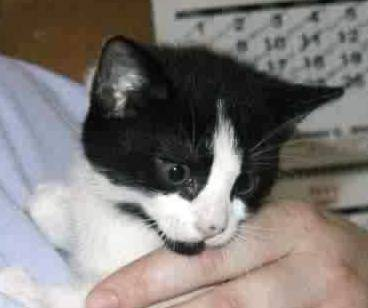
#> input picture dataset/cats/Cat1.jpg, 368 x 308 px, found by its file name; its folder holds only this picture in this run
$ jupyter execute --allow-errors SCT_ML_03.ipynb
#> lines starting #> are read from the running program, lines starting #| are printed output that depends on the picture
[cell 1]
import os
import numpy as np
from sklearn.svm import SVC
from sklearn.metrics import confusion_matrix, ConfusionMatrixDisplay
import matplotlib.pyplot as plt
from PIL import Image
import joblib

# Function to load and process images
def load_images_from_folder(folder, label, image_size=(64, 64)):
#> called with folder = 'C:/Users/Admin/Documents/dataset/cats', label = 0, image_size = (64, 64)
    data = []
    labels = []
    for filename in os.listdir(folder):
        img_path = os.path.join(folder, filename)
        try:
            img = Image.open(img_path).convert('L')  # grayscale
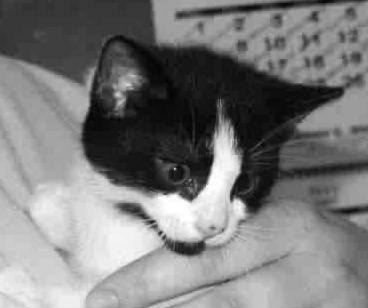
#> img: PIL image 368x308 L; min 0, max 255, mean 122.4
            img = img.resize(image_size)
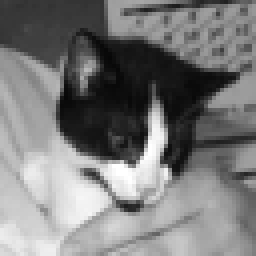
#> img: PIL image 64x64 L (shown 4 times larger); min 7, max 255, mean 122.4
            img_array = np.array(img).flatten()
#> img_array = 4096 values, max 255 at index 2341, min 7 at index 923, mean 122.4
            data.append(img_array)
            labels.append(label)
        except Exception as e:
            print(f"Skipped {filename}: {e}")
    return data, labels

# ✅ Update with correct absolute paths
cat_dir = "C:/Users/Admin/Documents/dataset/cats"
dog_dir = "C:/Users/Admin/Documents/dataset/dogs"

# Load images
cat_data, cat_labels = load_images_from_folder(cat_dir, label=0)
#> cat_data = 1 item; cat_labels = [0]
#> (the rest of this cell did not finish here and is left out)


# Combine data and labels
X = np.array(cat_data + dog_data)
y = np.array(cat_labels + dog_labels)

# 💡 Print summary before training
print("✅ Data Summary:")
print(f"Total Cat Images: {len(cat_data)}")
print(f"Total Dog Images: {len(dog_data)}")
print(f"Total Images: {len(X)}")
print("Shape of each image vector:", X[0].shape)
print("Labels (0 = Cat, 1 = Dog):", y)

# Train SVM model
model = SVC(kernel='linear', probability=True)
model.fit(X, y)

# Save model
joblib.dump(model, "svc_model.pkl")

# Load and predict
model = joblib.load("svc_model.pkl")
y_pred = model.predict(X)

# 💡 Print prediction results
print("\n✅ Predictions vs Actual:")
for i in range(len(y)):
    print(f"Image {i+1}: Actual: {'Cat' if y[i]==0 else 'Dog'}, Predicted: {'Cat' if y_pred[i]==0 else 'Dog'}")

# Plot confusion matrix
cm = confusion_matrix(y, y_pred)
disp = ConfusionMatrixDisplay(confusion_matrix=cm, display_labels=["Cat", "Dog"])
disp.plot(cmap=plt.cm.Blues)
plt.title("Confusion Matrix - Cats vs Dogs")
plt.show()

$ run again, on dataset/cats/Cat5.jpg
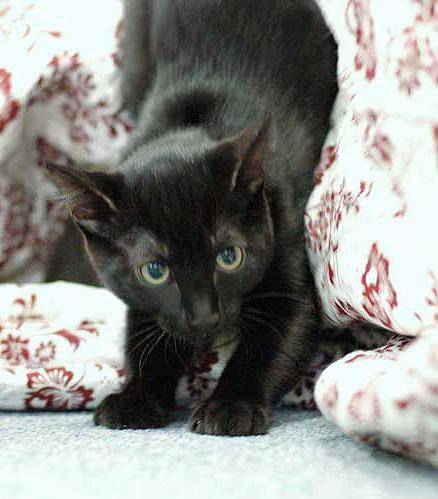
#> input picture dataset/cats/Cat5.jpg, 438 x 499 px, found by its file name
#> in load_images_from_folder, `img = Image.open(img_path).convert('L')`:
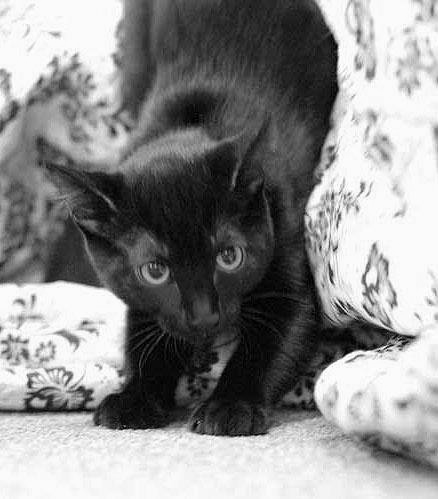
#> img: PIL image 438x499 L; min 0, max 255, mean 139.2
#> in load_images_from_folder, `img = img.resize(image_size)`:
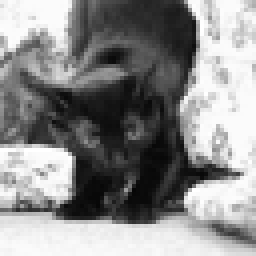
#> img: PIL image 64x64 L (shown 4 times larger); min 6, max 255, mean 139.2
#> img_array = 4096 values, max 255 at index 434, min 6 at index 3041, mean 139.2
#> cat_data = 1 item; cat_labels = [0]

$ run again, on dataset/cats/Cat2.jpg
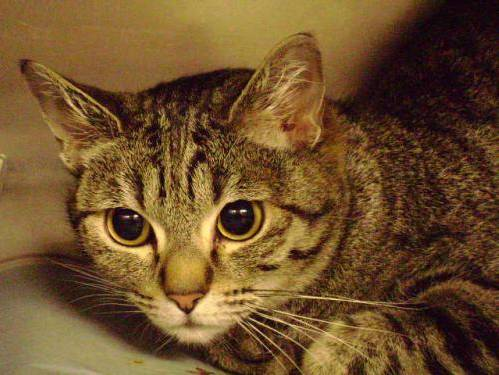
#> input picture dataset/cats/Cat2.jpg, 499 x 375 px, found by its file name
#> in load_images_from_folder, `img = Image.open(img_path).convert('L')`:
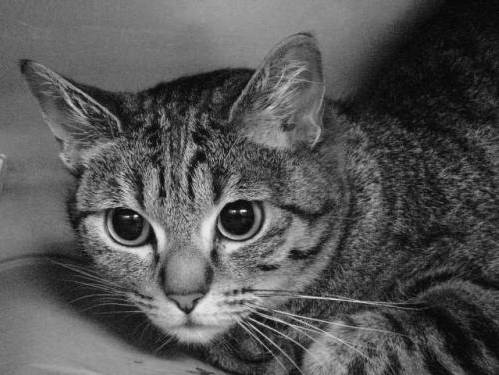
#> img: PIL image 499x375 L; min 2, max 235, mean 84.7
#> in load_images_from_folder, `img = img.resize(image_size)`:
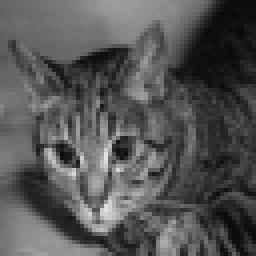
#> img: PIL image 64x64 L (shown 4 times larger); min 10, max 227, mean 84.7
#> img_array = 4096 values, max 227 at index 2522, min 10 at index 58, mean 84.71
#> cat_data = 1 item; cat_labels = [0]

$ run again, on dataset/cats/Cat3.jpg
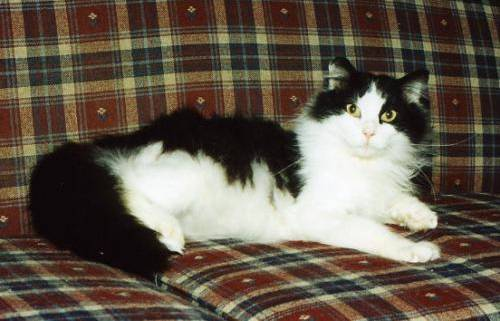
#> input picture dataset/cats/Cat3.jpg, 500 x 321 px, found by its file name
#> in load_images_from_folder, `img = Image.open(img_path).convert('L')`:
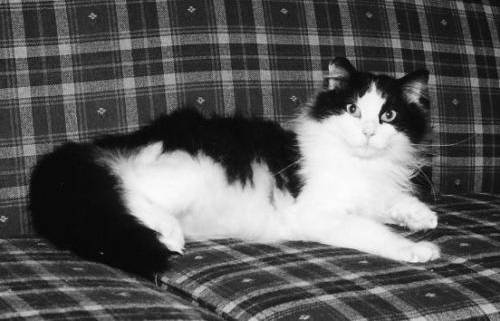
#> img: PIL image 500x321 L; min 2, max 255, mean 91
#> in load_images_from_folder, `img = img.resize(image_size)`:
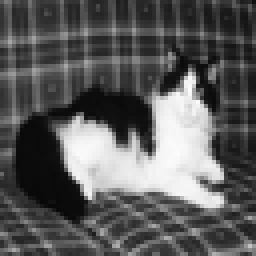
#> img: PIL image 64x64 L (shown 4 times larger); min 8, max 253, mean 91
#> img_array = 4096 values, max 253 at index 1455, min 8 at index 3210, mean 91.03
#> cat_data = 1 item; cat_labels = [0]

$ run again, on dataset/cats/Cat4.jpg
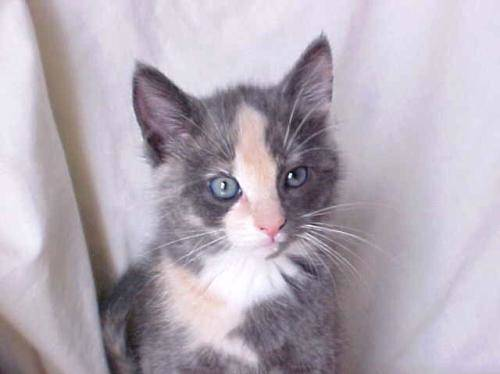
#> input picture dataset/cats/Cat4.jpg, 500 x 374 px, found by its file name
#> in load_images_from_folder, `img = img.resize(image_size)`:
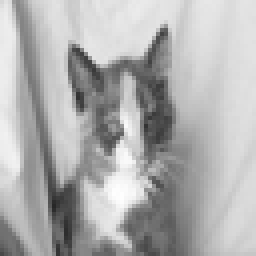
#> img: PIL image 64x64 L (shown 4 times larger); min 39, max 254, mean 175.6
#> img_array = 4096 values, max 254 at index 3100, min 39 at index 3277, mean 175.6
#> cat_data = 1 item; cat_labels = [0]
